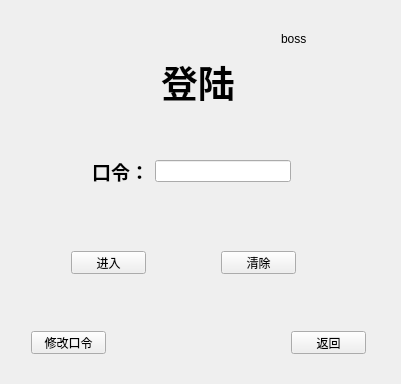
<?xml version="1.0" encoding="UTF-8"?>
<ui version="4.0">
 <class>Login</class>
 <widget class="QWidget" name="Login">
  <property name="geometry">
   <rect>
    <x>0</x>
    <y>0</y>
    <width>401</width>
    <height>384</height>
   </rect>
  </property>
  <property name="windowTitle">
   <string>Login</string>
  </property>
  <layout class="QGridLayout" name="gridLayout">
   <item row="0" column="0">
    <widget class="QStackedWidget" name="stackedWidget">
     <property name="currentIndex">
      <number>5</number>
     </property>
     <widget class="QWidget" name="pageMain">
      <widget class="QLabel" name="label">
       <property name="geometry">
        <rect>
         <x>110</x>
         <y>10</y>
         <width>161</width>
         <height>71</height>
        </rect>
       </property>
       <property name="font">
        <font>
         <family>楷体</family>
         <pointsize>48</pointsize>
         <weight>75</weight>
         <italic>false</italic>
         <bold>true</bold>
        </font>
       </property>
       <property name="text">
        <string>欢迎</string>
       </property>
       <property name="alignment">
        <set>Qt::AlignCenter</set>
       </property>
      </widget>
      <widget class="QPushButton" name="btnUser">
       <property name="geometry">
        <rect>
         <x>40</x>
         <y>212</y>
         <width>75</width>
         <height>51</height>
        </rect>
       </property>
       <property name="font">
        <font>
         <family>楷体</family>
         <pointsize>14</pointsize>
         <weight>75</weight>
         <italic>false</italic>
         <bold>true</bold>
        </font>
       </property>
       <property name="text">
        <string>应聘生</string>
       </property>
       <property name="autoDefault">
        <bool>false</bool>
       </property>
      </widget>
      <widget class="QPushButton" name="btnInter">
       <property name="geometry">
        <rect>
         <x>160</x>
         <y>210</y>
         <width>75</width>
         <height>51</height>
        </rect>
       </property>
       <property name="font">
        <font>
         <family>楷体</family>
         <pointsize>14</pointsize>
         <weight>75</weight>
         <bold>true</bold>
        </font>
       </property>
       <property name="text">
        <string>面试官</string>
       </property>
      </widget>
      <widget class="QPushButton" name="btnBoss">
       <property name="geometry">
        <rect>
         <x>280</x>
         <y>210</y>
         <width>75</width>
         <height>51</height>
        </rect>
       </property>
       <property name="font">
        <font>
         <family>楷体</family>
         <pointsize>12</pointsize>
         <weight>75</weight>
         <bold>true</bold>
        </font>
       </property>
       <property name="text">
        <string>BigBoss</string>
       </property>
      </widget>
      <widget class="QLabel" name="label_27">
       <property name="geometry">
        <rect>
         <x>230</x>
         <y>340</y>
         <width>131</width>
         <height>21</height>
        </rect>
       </property>
       <property name="text">
        <string>请确保已连接网络哟！</string>
       </property>
       <property name="alignment">
        <set>Qt::AlignCenter</set>
       </property>
      </widget>
     </widget>
     <widget class="QWidget" name="pageLogin">
      <widget class="QLabel" name="label_2">
       <property name="geometry">
        <rect>
         <x>120</x>
         <y>10</y>
         <width>91</width>
         <height>61</height>
        </rect>
       </property>
       <property name="font">
        <font>
         <family>楷体</family>
         <pointsize>28</pointsize>
         <weight>75</weight>
         <bold>true</bold>
        </font>
       </property>
       <property name="text">
        <string>登陆</string>
       </property>
      </widget>
      <widget class="QPushButton" name="btnLogin">
       <property name="geometry">
        <rect>
         <x>140</x>
         <y>250</y>
         <width>75</width>
         <height>23</height>
        </rect>
       </property>
       <property name="font">
        <font>
         <family>楷体</family>
         <pointsize>14</pointsize>
         <weight>75</weight>
         <bold>true</bold>
        </font>
       </property>
       <property name="text">
        <string>登陆</string>
       </property>
      </widget>
      <widget class="QPushButton" name="btnToRegist">
       <property name="geometry">
        <rect>
         <x>40</x>
         <y>330</y>
         <width>75</width>
         <height>23</height>
        </rect>
       </property>
       <property name="font">
        <font>
         <family>楷体</family>
         <pointsize>12</pointsize>
         <weight>75</weight>
         <bold>true</bold>
        </font>
       </property>
       <property name="text">
        <string>注册</string>
       </property>
      </widget>
      <widget class="QPushButton" name="btnBacktoMain">
       <property name="geometry">
        <rect>
         <x>260</x>
         <y>330</y>
         <width>75</width>
         <height>23</height>
        </rect>
       </property>
       <property name="font">
        <font>
         <family>楷体</family>
         <pointsize>14</pointsize>
         <weight>75</weight>
         <bold>true</bold>
        </font>
       </property>
       <property name="text">
        <string>返回</string>
       </property>
      </widget>
      <widget class="QLabel" name="label_21">
       <property name="geometry">
        <rect>
         <x>290</x>
         <y>20</y>
         <width>54</width>
         <height>12</height>
        </rect>
       </property>
       <property name="text">
        <string>应聘生</string>
       </property>
      </widget>
      <widget class="QWidget" name="layoutWidget">
       <property name="geometry">
        <rect>
         <x>40</x>
         <y>100</y>
         <width>271</width>
         <height>111</height>
        </rect>
       </property>
       <layout class="QVBoxLayout" name="verticalLayout">
        <item>
         <layout class="QHBoxLayout" name="horizontalLayout">
          <item>
           <widget class="QLabel" name="label_3">
            <property name="font">
             <font>
              <family>楷体</family>
              <pointsize>14</pointsize>
              <weight>75</weight>
              <bold>true</bold>
             </font>
            </property>
            <property name="text">
             <string>手机号：</string>
            </property>
           </widget>
          </item>
          <item>
           <widget class="QLineEdit" name="lineEditUserPhone"/>
          </item>
         </layout>
        </item>
        <item>
         <layout class="QHBoxLayout" name="horizontalLayout_2">
          <item>
           <widget class="QLabel" name="label_4">
            <property name="font">
             <font>
              <family>楷体</family>
              <pointsize>14</pointsize>
              <weight>75</weight>
              <bold>true</bold>
             </font>
            </property>
            <property name="text">
             <string>密码：</string>
            </property>
           </widget>
          </item>
          <item>
           <widget class="QLineEdit" name="lineEditUserPassword">
            <property name="echoMode">
             <enum>QLineEdit::Password</enum>
            </property>
           </widget>
          </item>
         </layout>
        </item>
       </layout>
      </widget>
     </widget>
     <widget class="QWidget" name="pageRegist">
      <widget class="QLabel" name="label_5">
       <property name="geometry">
        <rect>
         <x>140</x>
         <y>20</y>
         <width>81</width>
         <height>51</height>
        </rect>
       </property>
       <property name="font">
        <font>
         <family>楷体</family>
         <pointsize>24</pointsize>
         <weight>75</weight>
         <bold>true</bold>
        </font>
       </property>
       <property name="text">
        <string>注册</string>
       </property>
       <property name="alignment">
        <set>Qt::AlignCenter</set>
       </property>
      </widget>
      <widget class="QPushButton" name="btnRegist">
       <property name="geometry">
        <rect>
         <x>70</x>
         <y>280</y>
         <width>75</width>
         <height>23</height>
        </rect>
       </property>
       <property name="text">
        <string>注册</string>
       </property>
      </widget>
      <widget class="QPushButton" name="btnCancel">
       <property name="geometry">
        <rect>
         <x>200</x>
         <y>280</y>
         <width>75</width>
         <height>23</height>
        </rect>
       </property>
       <property name="text">
        <string>取消</string>
       </property>
      </widget>
      <widget class="QPushButton" name="btnBacktoLogin">
       <property name="geometry">
        <rect>
         <x>270</x>
         <y>330</y>
         <width>75</width>
         <height>23</height>
        </rect>
       </property>
       <property name="text">
        <string>登陆</string>
       </property>
      </widget>
      <widget class="QLabel" name="label_20">
       <property name="geometry">
        <rect>
         <x>310</x>
         <y>20</y>
         <width>54</width>
         <height>12</height>
        </rect>
       </property>
       <property name="text">
        <string>应聘生</string>
       </property>
      </widget>
      <widget class="QWidget" name="layoutWidget">
       <property name="geometry">
        <rect>
         <x>42</x>
         <y>82</y>
         <width>301</width>
         <height>171</height>
        </rect>
       </property>
       <layout class="QVBoxLayout" name="verticalLayout_2">
        <item>
         <layout class="QHBoxLayout" name="horizontalLayout_3">
          <item>
           <widget class="QLabel" name="label_6">
            <property name="font">
             <font>
              <family>楷体</family>
              <pointsize>14</pointsize>
              <weight>75</weight>
              <bold>true</bold>
             </font>
            </property>
            <property name="text">
             <string>姓名：</string>
            </property>
           </widget>
          </item>
          <item>
           <widget class="QLineEdit" name="lineEditResName"/>
          </item>
         </layout>
        </item>
        <item>
         <layout class="QHBoxLayout" name="horizontalLayout_4">
          <item>
           <widget class="QLabel" name="label_7">
            <property name="font">
             <font>
              <family>楷体</family>
              <pointsize>14</pointsize>
              <weight>75</weight>
              <bold>true</bold>
             </font>
            </property>
            <property name="text">
             <string>手机号：</string>
            </property>
           </widget>
          </item>
          <item>
           <widget class="QLineEdit" name="lineEditResPhone">
            <property name="echoMode">
             <enum>QLineEdit::Normal</enum>
            </property>
           </widget>
          </item>
         </layout>
        </item>
        <item>
         <layout class="QHBoxLayout" name="horizontalLayout_5">
          <item>
           <widget class="QLabel" name="label_8">
            <property name="font">
             <font>
              <family>楷体</family>
              <pointsize>14</pointsize>
              <weight>75</weight>
              <bold>true</bold>
             </font>
            </property>
            <property name="text">
             <string>密码：</string>
            </property>
           </widget>
          </item>
          <item>
           <widget class="QLineEdit" name="lineEditResPwd">
            <property name="echoMode">
             <enum>QLineEdit::PasswordEchoOnEdit</enum>
            </property>
           </widget>
          </item>
         </layout>
        </item>
        <item>
         <layout class="QHBoxLayout" name="horizontalLayout_6">
          <item>
           <widget class="QLabel" name="label_9">
            <property name="font">
             <font>
              <family>楷体</family>
              <pointsize>14</pointsize>
              <weight>75</weight>
              <bold>true</bold>
             </font>
            </property>
            <property name="text">
             <string>确认密码：</string>
            </property>
           </widget>
          </item>
          <item>
           <widget class="QLineEdit" name="lineEditResSurePwd">
            <property name="echoMode">
             <enum>QLineEdit::Password</enum>
            </property>
           </widget>
          </item>
         </layout>
        </item>
       </layout>
      </widget>
      <zorder>layoutWidget</zorder>
      <zorder>label_5</zorder>
      <zorder>btnCancel</zorder>
      <zorder>btnBacktoLogin</zorder>
      <zorder>btnRegist</zorder>
      <zorder>label_20</zorder>
     </widget>
     <widget class="QWidget" name="pageInterLogin">
      <widget class="QLabel" name="label_10">
       <property name="geometry">
        <rect>
         <x>130</x>
         <y>30</y>
         <width>81</width>
         <height>51</height>
        </rect>
       </property>
       <property name="font">
        <font>
         <family>楷体</family>
         <pointsize>26</pointsize>
         <weight>75</weight>
         <bold>true</bold>
        </font>
       </property>
       <property name="text">
        <string>登陆</string>
       </property>
      </widget>
      <widget class="QPushButton" name="btnInterLogin">
       <property name="geometry">
        <rect>
         <x>80</x>
         <y>220</y>
         <width>75</width>
         <height>23</height>
        </rect>
       </property>
       <property name="font">
        <font>
         <family>楷体</family>
         <pointsize>14</pointsize>
         <weight>75</weight>
         <bold>true</bold>
        </font>
       </property>
       <property name="text">
        <string>登陆</string>
       </property>
      </widget>
      <widget class="QPushButton" name="btnInterCancel">
       <property name="geometry">
        <rect>
         <x>230</x>
         <y>220</y>
         <width>75</width>
         <height>23</height>
        </rect>
       </property>
       <property name="font">
        <font>
         <family>楷体</family>
         <pointsize>14</pointsize>
         <weight>75</weight>
         <bold>true</bold>
        </font>
       </property>
       <property name="text">
        <string>取消</string>
       </property>
      </widget>
      <widget class="QPushButton" name="btnInterToMain">
       <property name="geometry">
        <rect>
         <x>240</x>
         <y>310</y>
         <width>75</width>
         <height>23</height>
        </rect>
       </property>
       <property name="font">
        <font>
         <family>楷体</family>
         <pointsize>14</pointsize>
         <weight>75</weight>
         <bold>true</bold>
        </font>
       </property>
       <property name="text">
        <string>返回</string>
       </property>
      </widget>
      <widget class="QPushButton" name="btnInterToRes">
       <property name="geometry">
        <rect>
         <x>60</x>
         <y>310</y>
         <width>75</width>
         <height>23</height>
        </rect>
       </property>
       <property name="font">
        <font>
         <family>楷体</family>
         <pointsize>14</pointsize>
         <weight>75</weight>
         <bold>true</bold>
        </font>
       </property>
       <property name="text">
        <string>注册</string>
       </property>
      </widget>
      <widget class="QLabel" name="label_18">
       <property name="geometry">
        <rect>
         <x>300</x>
         <y>20</y>
         <width>54</width>
         <height>12</height>
        </rect>
       </property>
       <property name="text">
        <string>面试官</string>
       </property>
      </widget>
      <widget class="QWidget" name="layoutWidget">
       <property name="geometry">
        <rect>
         <x>50</x>
         <y>120</y>
         <width>261</width>
         <height>81</height>
        </rect>
       </property>
       <layout class="QVBoxLayout" name="verticalLayout_3">
        <item>
         <layout class="QHBoxLayout" name="horizontalLayout_7">
          <item>
           <widget class="QLabel" name="label_11">
            <property name="font">
             <font>
              <family>楷体</family>
              <pointsize>14</pointsize>
              <weight>75</weight>
              <bold>true</bold>
             </font>
            </property>
            <property name="text">
             <string>工号：</string>
            </property>
           </widget>
          </item>
          <item>
           <widget class="QLineEdit" name="lineEditInterNum"/>
          </item>
         </layout>
        </item>
        <item>
         <layout class="QHBoxLayout" name="horizontalLayout_8">
          <item>
           <widget class="QLabel" name="label_12">
            <property name="font">
             <font>
              <family>楷体</family>
              <pointsize>14</pointsize>
              <weight>75</weight>
              <bold>true</bold>
             </font>
            </property>
            <property name="text">
             <string>密码：</string>
            </property>
           </widget>
          </item>
          <item>
           <widget class="QLineEdit" name="lineEditInterPwd">
            <property name="echoMode">
             <enum>QLineEdit::Password</enum>
            </property>
           </widget>
          </item>
         </layout>
        </item>
       </layout>
      </widget>
     </widget>
     <widget class="QWidget" name="pageInteRes">
      <widget class="QLabel" name="label_13">
       <property name="geometry">
        <rect>
         <x>160</x>
         <y>30</y>
         <width>71</width>
         <height>41</height>
        </rect>
       </property>
       <property name="font">
        <font>
         <family>楷体</family>
         <pointsize>26</pointsize>
         <weight>75</weight>
         <bold>true</bold>
        </font>
       </property>
       <property name="text">
        <string>注册</string>
       </property>
      </widget>
      <widget class="QPushButton" name="btnInterRes">
       <property name="geometry">
        <rect>
         <x>70</x>
         <y>290</y>
         <width>75</width>
         <height>23</height>
        </rect>
       </property>
       <property name="font">
        <font>
         <family>楷体</family>
         <pointsize>14</pointsize>
         <weight>75</weight>
         <bold>true</bold>
        </font>
       </property>
       <property name="text">
        <string>注册</string>
       </property>
      </widget>
      <widget class="QPushButton" name="btnInterResCancel">
       <property name="geometry">
        <rect>
         <x>240</x>
         <y>290</y>
         <width>75</width>
         <height>23</height>
        </rect>
       </property>
       <property name="font">
        <font>
         <family>楷体</family>
         <pointsize>14</pointsize>
         <weight>75</weight>
         <bold>true</bold>
        </font>
       </property>
       <property name="text">
        <string>取消</string>
       </property>
      </widget>
      <widget class="QPushButton" name="btnInterToLogin">
       <property name="geometry">
        <rect>
         <x>300</x>
         <y>330</y>
         <width>75</width>
         <height>23</height>
        </rect>
       </property>
       <property name="font">
        <font>
         <family>楷体</family>
         <pointsize>14</pointsize>
         <weight>75</weight>
         <bold>true</bold>
        </font>
       </property>
       <property name="text">
        <string>登陆</string>
       </property>
      </widget>
      <widget class="QLabel" name="label_19">
       <property name="geometry">
        <rect>
         <x>300</x>
         <y>20</y>
         <width>54</width>
         <height>12</height>
        </rect>
       </property>
       <property name="text">
        <string>面试官</string>
       </property>
      </widget>
      <widget class="QWidget" name="layoutWidget">
       <property name="geometry">
        <rect>
         <x>60</x>
         <y>100</y>
         <width>251</width>
         <height>171</height>
        </rect>
       </property>
       <layout class="QVBoxLayout" name="verticalLayout_4">
        <item>
         <layout class="QHBoxLayout" name="horizontalLayout_9">
          <item>
           <widget class="QLabel" name="label_14">
            <property name="font">
             <font>
              <family>楷体</family>
              <pointsize>14</pointsize>
              <weight>75</weight>
              <bold>true</bold>
             </font>
            </property>
            <property name="text">
             <string>工号：</string>
            </property>
           </widget>
          </item>
          <item>
           <widget class="QLineEdit" name="lineEditInterResNum"/>
          </item>
         </layout>
        </item>
        <item>
         <layout class="QHBoxLayout" name="horizontalLayout_10">
          <item>
           <widget class="QLabel" name="label_15">
            <property name="font">
             <font>
              <family>楷体</family>
              <pointsize>14</pointsize>
              <weight>75</weight>
              <bold>true</bold>
             </font>
            </property>
            <property name="text">
             <string>姓名：</string>
            </property>
           </widget>
          </item>
          <item>
           <widget class="QLineEdit" name="lineEditInterResName"/>
          </item>
         </layout>
        </item>
        <item>
         <layout class="QHBoxLayout" name="horizontalLayout_11">
          <item>
           <widget class="QLabel" name="label_16">
            <property name="font">
             <font>
              <family>楷体</family>
              <pointsize>14</pointsize>
              <weight>75</weight>
              <bold>true</bold>
             </font>
            </property>
            <property name="text">
             <string>密码：</string>
            </property>
           </widget>
          </item>
          <item>
           <widget class="QLineEdit" name="lineEditInterResPwd">
            <property name="echoMode">
             <enum>QLineEdit::PasswordEchoOnEdit</enum>
            </property>
           </widget>
          </item>
         </layout>
        </item>
        <item>
         <layout class="QHBoxLayout" name="horizontalLayout_12">
          <item>
           <widget class="QLabel" name="label_17">
            <property name="font">
             <font>
              <family>楷体</family>
              <pointsize>14</pointsize>
              <weight>75</weight>
              <bold>true</bold>
             </font>
            </property>
            <property name="text">
             <string>确认密码：</string>
            </property>
           </widget>
          </item>
          <item>
           <widget class="QLineEdit" name="lineEditInterResSurePwd">
            <property name="echoMode">
             <enum>QLineEdit::Password</enum>
            </property>
           </widget>
          </item>
         </layout>
        </item>
       </layout>
      </widget>
     </widget>
     <widget class="QWidget" name="pageBossLogin">
      <widget class="QLabel" name="label_22">
       <property name="geometry">
        <rect>
         <x>150</x>
         <y>40</y>
         <width>91</width>
         <height>61</height>
        </rect>
       </property>
       <property name="font">
        <font>
         <family>楷体</family>
         <pointsize>28</pointsize>
         <weight>75</weight>
         <bold>true</bold>
        </font>
       </property>
       <property name="text">
        <string>登陆</string>
       </property>
      </widget>
      <widget class="QPushButton" name="btnBossEnter">
       <property name="geometry">
        <rect>
         <x>60</x>
         <y>240</y>
         <width>75</width>
         <height>23</height>
        </rect>
       </property>
       <property name="text">
        <string>进入</string>
       </property>
      </widget>
      <widget class="QPushButton" name="btnBossClear">
       <property name="geometry">
        <rect>
         <x>210</x>
         <y>240</y>
         <width>75</width>
         <height>23</height>
        </rect>
       </property>
       <property name="text">
        <string>清除</string>
       </property>
      </widget>
      <widget class="QPushButton" name="btnBossBackToMain">
       <property name="geometry">
        <rect>
         <x>280</x>
         <y>320</y>
         <width>75</width>
         <height>23</height>
        </rect>
       </property>
       <property name="text">
        <string>返回</string>
       </property>
      </widget>
      <widget class="QPushButton" name="pushButton">
       <property name="geometry">
        <rect>
         <x>20</x>
         <y>320</y>
         <width>75</width>
         <height>23</height>
        </rect>
       </property>
       <property name="text">
        <string>修改口令</string>
       </property>
      </widget>
      <widget class="QLabel" name="labelBoss">
       <property name="geometry">
        <rect>
         <x>270</x>
         <y>20</y>
         <width>91</width>
         <height>16</height>
        </rect>
       </property>
       <property name="text">
        <string>boss</string>
       </property>
      </widget>
      <widget class="QWidget" name="layoutWidget">
       <property name="geometry">
        <rect>
         <x>70</x>
         <y>130</y>
         <width>221</width>
         <height>61</height>
        </rect>
       </property>
       <layout class="QHBoxLayout" name="horizontalLayout_13">
        <item>
         <widget class="QLabel" name="label_23">
          <property name="font">
           <font>
            <family>楷体</family>
            <pointsize>14</pointsize>
            <weight>75</weight>
            <bold>true</bold>
           </font>
          </property>
          <property name="text">
           <string>口令：</string>
          </property>
         </widget>
        </item>
        <item>
         <widget class="QLineEdit" name="lineEditBoss">
          <property name="echoMode">
           <enum>QLineEdit::Password</enum>
          </property>
         </widget>
        </item>
       </layout>
      </widget>
     </widget>
     <widget class="QWidget" name="pageBossChangePwd">
      <widget class="QLabel" name="label_24">
       <property name="geometry">
        <rect>
         <x>100</x>
         <y>40</y>
         <width>181</width>
         <height>61</height>
        </rect>
       </property>
       <property name="font">
        <font>
         <family>楷体</family>
         <pointsize>28</pointsize>
         <weight>75</weight>
         <bold>true</bold>
        </font>
       </property>
       <property name="text">
        <string>更改口令</string>
       </property>
      </widget>
      <widget class="QPushButton" name="btnBossChangePwd">
       <property name="geometry">
        <rect>
         <x>60</x>
         <y>270</y>
         <width>75</width>
         <height>23</height>
        </rect>
       </property>
       <property name="text">
        <string>更改</string>
       </property>
      </widget>
      <widget class="QPushButton" name="btnBosChangePwdCancel">
       <property name="geometry">
        <rect>
         <x>220</x>
         <y>270</y>
         <width>75</width>
         <height>23</height>
        </rect>
       </property>
       <property name="text">
        <string>取消</string>
       </property>
      </widget>
      <widget class="QPushButton" name="btnBossChangeToEnter">
       <property name="geometry">
        <rect>
         <x>280</x>
         <y>320</y>
         <width>75</width>
         <height>23</height>
        </rect>
       </property>
       <property name="text">
        <string>返回</string>
       </property>
      </widget>
      <widget class="QWidget" name="layoutWidget">
       <property name="geometry">
        <rect>
         <x>30</x>
         <y>110</y>
         <width>311</width>
         <height>121</height>
        </rect>
       </property>
       <layout class="QVBoxLayout" name="verticalLayout_5">
        <item>
         <layout class="QHBoxLayout" name="horizontalLayout_14">
          <item>
           <widget class="QLabel" name="label_25">
            <property name="font">
             <font>
              <family>楷体</family>
              <pointsize>14</pointsize>
              <weight>75</weight>
              <bold>true</bold>
             </font>
            </property>
            <property name="text">
             <string>请输入新口令：</string>
            </property>
           </widget>
          </item>
          <item>
           <widget class="QLineEdit" name="lineEditBossNewPwd">
            <property name="echoMode">
             <enum>QLineEdit::PasswordEchoOnEdit</enum>
            </property>
           </widget>
          </item>
         </layout>
        </item>
        <item>
         <layout class="QHBoxLayout" name="horizontalLayout_15">
          <item>
           <widget class="QLabel" name="label_26">
            <property name="font">
             <font>
              <family>楷体</family>
              <pointsize>14</pointsize>
              <weight>75</weight>
              <bold>true</bold>
             </font>
            </property>
            <property name="text">
             <string>请确认新口令：</string>
            </property>
           </widget>
          </item>
          <item>
           <widget class="QLineEdit" name="lineEditBossNewSurePwd">
            <property name="echoMode">
             <enum>QLineEdit::Password</enum>
            </property>
           </widget>
          </item>
         </layout>
        </item>
       </layout>
      </widget>
     </widget>
    </widget>
   </item>
  </layout>
 </widget>
 <layoutdefault spacing="6" margin="11"/>
 <resources/>
 <connections/>
</ui>
